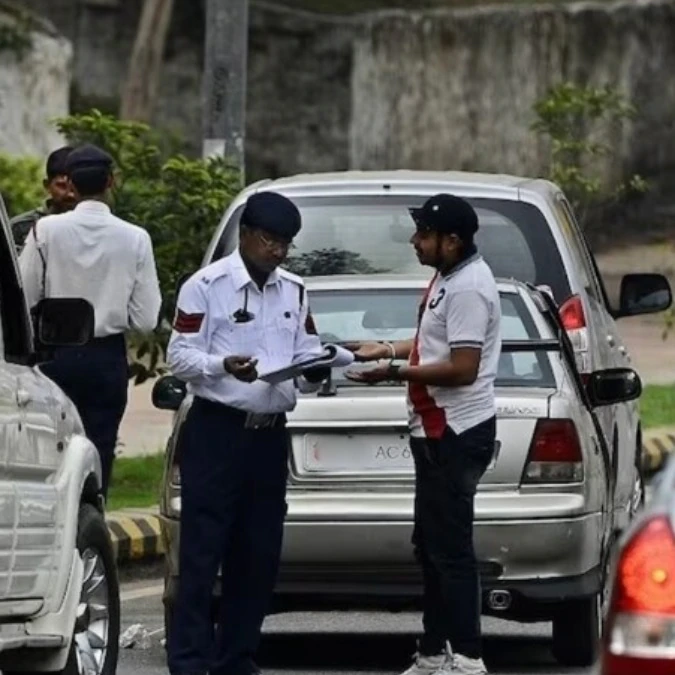
#> input picture ai-service/samples/traffic.png, 675 x 675 px
$ python -i preprocessing.py   (imports and definitions only)
#> lines starting #> are read from the running program, lines starting #| are printed output that depends on the picture; after the words box and inside, x2 and y2 are one past the last pixel; in counts of white or black regions, pixels touching at a corner belong together
#> further down, picture is the input picture: shape (675, 675, 3); mean B, G, R 84.9, 87.8, 88.4
from __future__ import annotations

from pathlib import Path

import cv2
import numpy as np


def validate_image_path(image_path: str) -> Path:
    if not image_path or not str(image_path).strip():
        raise ValueError("Image path is empty.")

    path = Path(image_path)
    if not path.exists():
        raise FileNotFoundError(f"Image not found: {image_path}")
    if not path.is_file():
        raise ValueError(f"Path is not a file: {image_path}")

    return path


def load_image(image_path: str) -> np.ndarray:
    path = validate_image_path(image_path)
    image = cv2.imread(str(path), cv2.IMREAD_COLOR)
    if image is None:
        raise ValueError(f"Unable to read image: {image_path}")
    return image


def preprocess_image(image: np.ndarray) -> np.ndarray:
    if image is None:
        raise ValueError("Image input is missing.")

    gray = cv2.cvtColor(image, cv2.COLOR_BGR2GRAY)
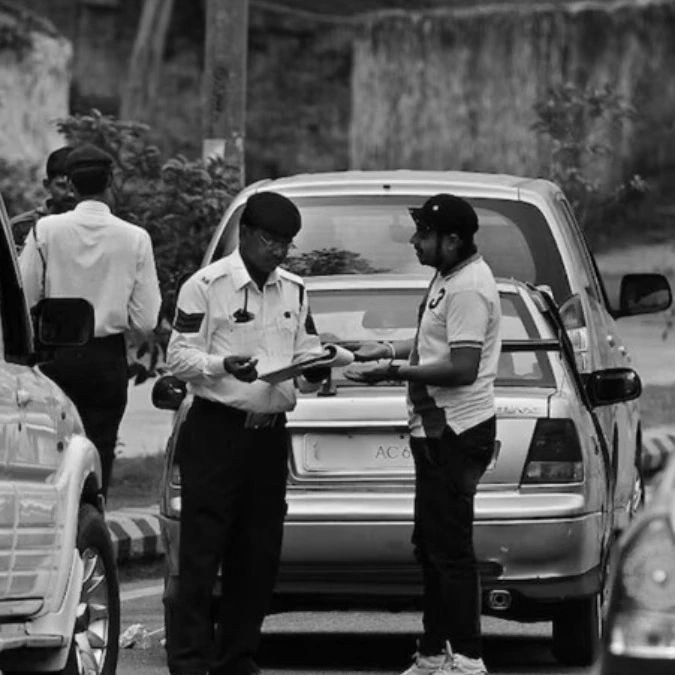
#> gray: shape (675, 675); min 0, max 251, mean 87.6
    blurred = cv2.GaussianBlur(gray, (5, 5), 0)
    _, thresholded = cv2.threshold(blurred, 0, 255, cv2.THRESH_BINARY + cv2.THRESH_OTSU)
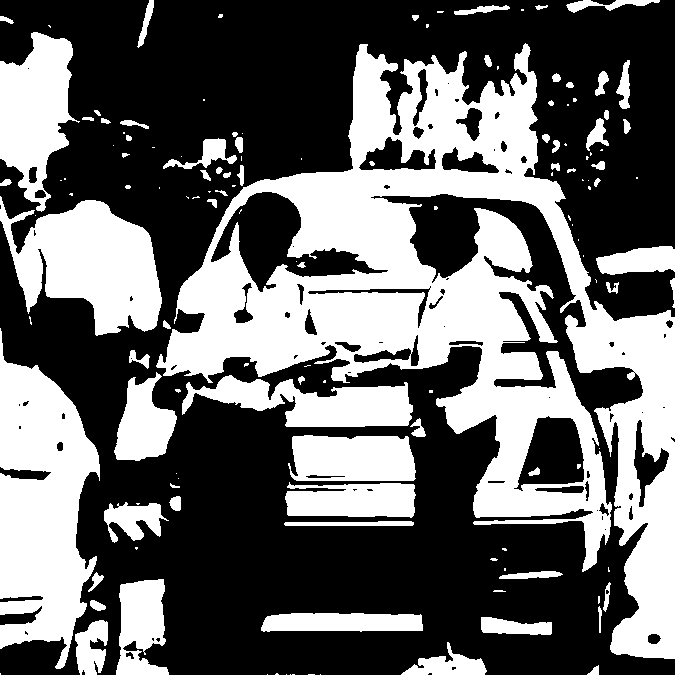
#> thresholded: shape (675, 675); 40.3% white; 139 white regions (67 under 20 px), largest, box (x1, y1, x2, y2) and area: (156, 43, 675, 659) 101052, (0, 328, 100, 669) 21321, (0, 196, 162, 336) 13585
    return thresholded

>>> import cv2
>>> picture = cv2.imread('../ai-service/samples/traffic.png')
>>> result = preprocess_image(picture)
